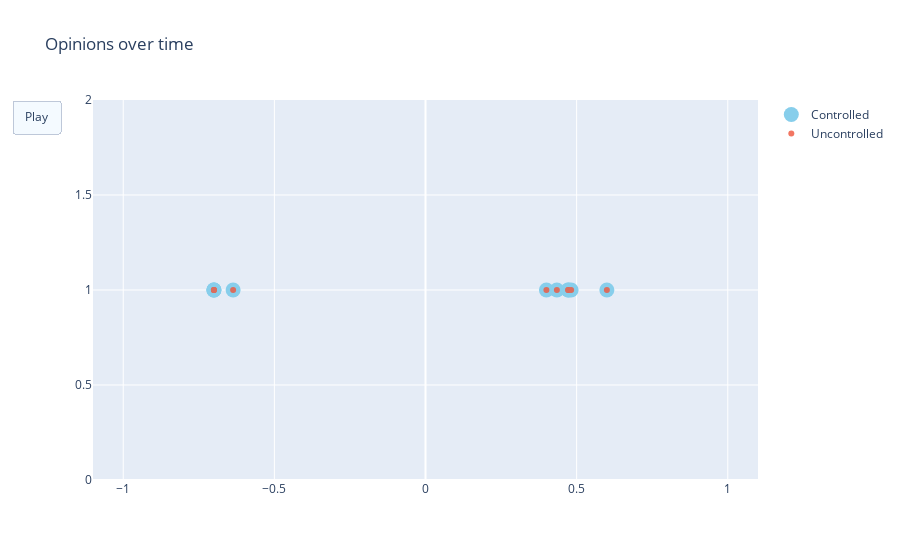

The cell this chart's notebook holds for it:
### Code cell
fig = go.Figure(
    data=[go.Scatter(x=c_xs[:, 0].flatten(), y=np.ones(eq.var_dim-1),
                         mode='markers',
                         name="Controlled", marker=dict(color='SkyBlue', size=15)),
         go.Scatter(x=uc_xs[:, 0].flatten(), y=np.ones(eq.var_dim-1),
                         mode='markers',
                         name="Uncontrolled", opacity=0.8)],
    layout=go.Layout(
        xaxis=dict(range=[-1.1, 1.1], autorange=False),
        yaxis=dict(range=[0, 2], autorange=False),
        title="Opinions over time",
        updatemenus=[dict(
            type="buttons",
            buttons=[dict(label="Play",
                          method="animate",
                          args=[None, {"frame": {"duration": 25, 
                                                                        "redraw": False},
                                                              "fromcurrent": True, 
                                                              "transition": {"duration": 0.1}}])])]
    ),
    frames=[go.Frame(data=[go.Scatter(x=c_xs[:, i].flatten(), y=np.ones(eq.var_dim-1),
                         mode='markers',
                         name="Controlled", marker=dict(color='SkyBlue', size=15)),
                          go.Scatter(x=uc_xs[:, i].flatten(), y=np.ones(eq.var_dim-1),
                         mode='markers',
                         name="Uncontrolled", opacity=0.8)]) for i in range(c_xs.shape[1])]
)
fig.update_layout(transition = {'duration': 0.1})
fig.show()

### Figure 1 — Plotly figure (JSON) as saved in the notebook; plotly's stock layout.template omitted (floating-point values rounded to 4 significant figures)
{"data": [{"marker": {"color": "SkyBlue", "size": 15}, "mode": "markers", "name": "Controlled", "type": "scatter", "x": [-0.7, -0.7, -0.7, -0.6365, 0.4723, 0.4, 0.4346, 0.6, 0.472, 0.4817], "y": [1, 1, 1, 1, 1, 1, 1, 1, 1, 1]}, {"mode": "markers", "name": "Uncontrolled", "opacity": 0.8, "type": "scatter", "x": [-0.7, -0.7, -0.7, -0.6365, 0.4723, 0.4, 0.4346, 0.6, 0.472, 0.4817], "y": [1, 1, 1, 1, 1, 1, 1, 1, 1, 1]}], "layout": {"title": {"text": "Opinions over time"}, "transition": {"duration": 0.1}, "updatemenus": [{"buttons": [{"args": [null, {"frame": {"duration": 25, "redraw": false}, "fromcurrent": true, "transition": {"duration": 0.1}}], "label": "Play", "method": "animate"}], "type": "buttons"}], "xaxis": {"autorange": false, "range": [-1.1, 1.1]}, "yaxis": {"autorange": false, "range": [0, 2]}}}
